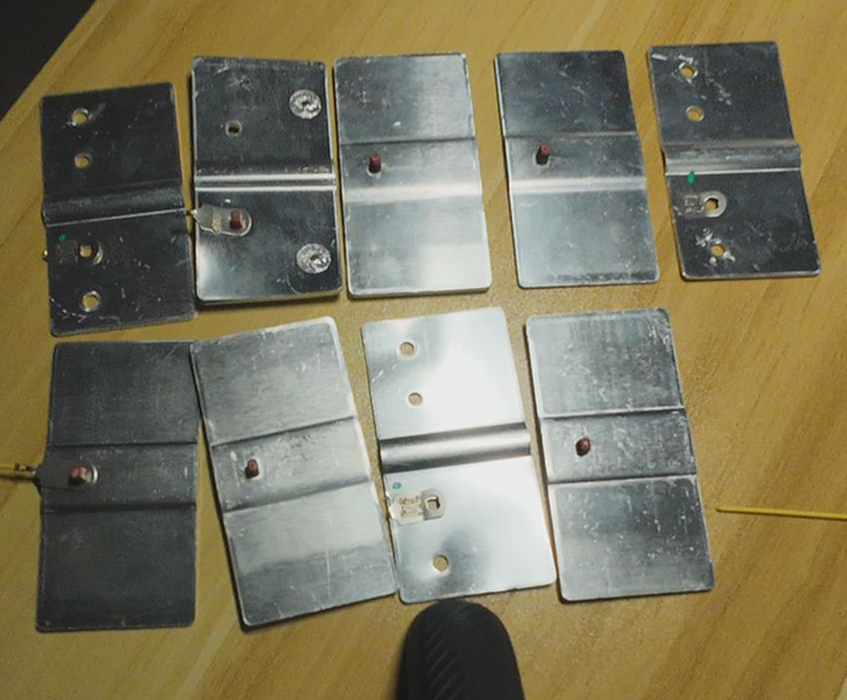
#> input picture courses/industrial-vision-lab/data/authorized_onsite/osmo_20261117T212335Z/workpieces.png, 847 x 700 px, found by its file name
$ jupyter execute --allow-errors 03_morphology_contours.ipynb
#> lines starting #> are read from the running program, lines starting #| are printed output that depends on the picture
### course_utils.py
"""课程公共工具；算法步骤保留在各 Notebook 中。"""
from pathlib import Path
import os
import random
import numpy as np
import matplotlib.pyplot as plt
from matplotlib import font_manager

ROOT = Path(__file__).resolve().parent


def configure_plot_fonts():
    available = {f.name for f in font_manager.fontManager.ttflist}
    for font in ['Microsoft YaHei', 'SimHei', 'Noto Sans CJK SC', 'Noto Sans CJK HK',
                 'Noto Sans CJK JP', 'Noto Sans CJK TC', 'WenQuanYi Zen Hei']:
        if font in available:
            plt.rcParams['font.family'] = 'sans-serif'
            plt.rcParams['font.sans-serif'] = [font]
            return
    for font_path in [
        Path('/usr/share/fonts/opentype/noto/NotoSansCJK-Regular.ttc'),
        Path('/usr/share/fonts/truetype/noto/NotoSansCJK-Regular.ttc'),
        Path('/usr/share/fonts/truetype/wqy/wqy-zenhei.ttc'),
    ]:
        if font_path.is_file():
            font_manager.fontManager.addfont(str(font_path))
            font = font_manager.FontProperties(fname=str(font_path)).get_name()
            plt.rcParams['font.family'] = 'sans-serif'
            plt.rcParams['font.sans-serif'] = [font, 'DejaVu Sans']
            return
    plt.rcParams['font.family'] = 'sans-serif'
    plt.rcParams['font.sans-serif'] = ['DejaVu Sans']


configure_plot_fonts()


def setup(seed=42):
#> called with seed = 42
    random.seed(seed)
    np.random.seed(seed)
    import torch
    torch.manual_seed(seed)
#> (this line was passed over: torch is not available in this run)
    if torch.cuda.is_available():
        torch.cuda.manual_seed_all(seed)
    torch.set_num_threads(min(4, os.cpu_count() or 1))
    configure_plot_fonts()
    plt.rcParams['axes.unicode_minus'] = False
    plt.rcParams['figure.dpi'] = 105
    (ROOT / 'outputs').mkdir(exist_ok=True)
    return ROOT


# [17 lines left out: function device, not called in this run]


def show_images(images, titles=None, cmap=None):
    if isinstance(images, dict):
        titles, images = list(images), list(images.values())
    fig, axes = plt.subplots(1, len(images), figsize=(4 * len(images), 3.5), squeeze=False)
    for i, (ax, im) in enumerate(zip(axes.flat, images)):
        ax.imshow(im, cmap=cmap or ('gray' if np.asarray(im).ndim == 2 else None))
        ax.set_title(titles[i] if titles else f'图 {i+1}')
        ax.axis('off')
    fig.tight_layout()
    return fig


def save_figure(name):
    name = Path(name).name
    if not name.endswith('.png'):
        name += '.png'
    path = ROOT / 'outputs' / name
    path.parent.mkdir(exist_ok=True)
    plt.gcf().savefig(path, dpi=140, bbox_inches='tight', facecolor='white')
    plt.show()
    plt.close()
    return path

### notebooks/03_morphology_contours.ipynb
# 03 二值化、形态学、轮廓与局部特征
输入一张自制零件图，逐步得到二值掩膜、清理结果、轮廓和测量值。再用真实照片演示 ORB 特征匹配。
所有尺寸先用像素表示，没有标定不能写成毫米。

[cell 1]
from pathlib import Path
import sys
root = next((p for p in [Path.cwd(), *Path.cwd().parents] if (p / "course_utils.py").exists()), None)
if root is None:
    raise RuntimeError("请在完整的 cv-beginner-course 项目里打开 Notebook")
if str(root) not in sys.path: sys.path.insert(0, str(root))
from course_utils import setup, device, show_images, save_figure, ROOT
#> (the rest of this cell did not finish here and is left out)

## 原始输入：水果与汇流排实拍

[cell 2]
from pathlib import Path
import cv2, matplotlib.pyplot as plt
from matplotlib.patches import Rectangle
ROOT = next(p for p in [Path.cwd(), *Path.cwd().parents] if (p / "courses/industrial-vision-lab").exists())
img_path = ROOT / "courses/industrial-vision-lab/data/authorized_onsite/osmo_20261117T212335Z/workpieces.png"
busbar_frame = cv2.cvtColor(cv2.imread(str(img_path)), cv2.COLOR_BGR2RGB)
assert busbar_frame is not None, img_path
fruit_path = ROOT / "assets/photos/fruits.jpg"
fruit = cv2.cvtColor(cv2.imread(str(fruit_path)), cv2.COLOR_BGR2RGB)
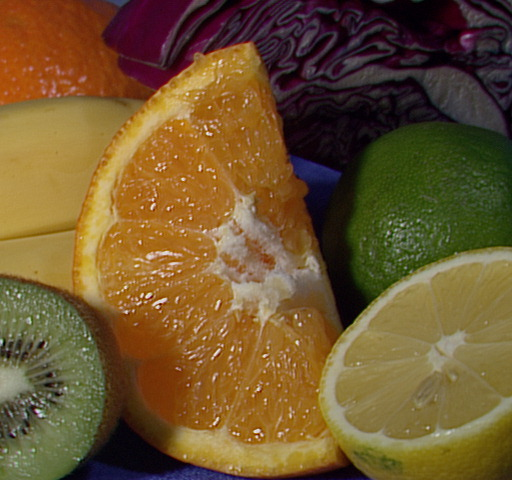
#> input picture assets/photos/fruits.jpg, 512 x 480 px, found by its file name
fig, axs = plt.subplots(1, 2, figsize=(13, 6)); axs[0].imshow(fruit); axs[0].set_title("水果原图：后续 ORB 特征"); axs[0].axis("off"); axs[1].imshow(busbar_frame); axs[1].set_title("汇流排场景原图：仅作真实场景观察"); axs[1].axis("off"); plt.show()
#> after `fig, axs = plt.subplots(1, 2, figsize=(13, 6))`:
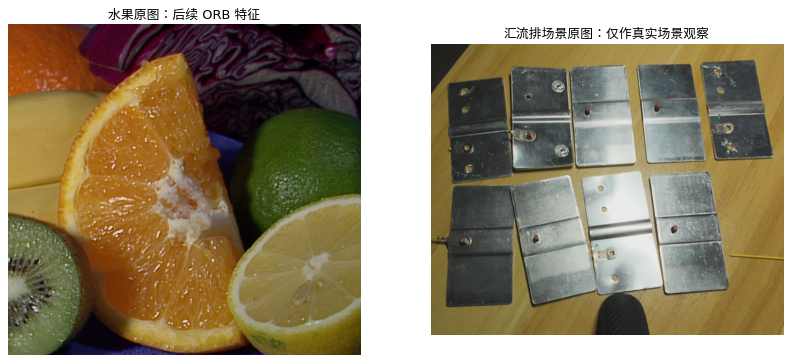
#> figure drawn by matplotlib, 2 panels

## 1 构造可追溯的零件图与矩阵
白色是前景；结构元素的形状决定邻域。腐蚀收缩前景，膨胀扩展前景。

#> (a cell that did not finish here is left out)

## 2 形态学处理
开运算=先腐蚀后膨胀，常用于去小白点；闭运算=先膨胀后腐蚀，常用于补小黑洞。
能否去掉/补上取决于结构元素大小，并非对所有噪点和孔洞都有效。

[cell 4]
k=cv2.getStructuringElement(cv2.MORPH_ELLIPSE,(5,5)); print("结构元素:\n",k)
#> (the rest of this cell did not finish here and is left out)

## 3 轮廓与测量输出
轮廓围成的几何面积与白像素个数并不严格相同。下面同时打印外接框、轮廓面积与周长。

#> (a cell that did not finish here is left out)

## 4 阈值：固定与自适应
阈值分割按亮度决定前景，不是学习了语义类别；第08课再学习神经网络分割。

#> (a cell that did not finish here is left out)

## 5 真实照片的局部特征与匹配
ORB 检测关键点并计算二值描述子；Hamming 距离衡量不同位的个数。此例对同一图片做已知旋转，不代表跨场景一定匹配成功。

[cell 7]
photo=cv2.imread(str(ROOT/"assets/photos/fruits.jpg")); assert photo is not None
#> further down, photo is the input picture: shape (480, 512, 3); mean B, G, R 46.2, 85.6, 110.8
photo=cv2.resize(photo,(256,256)); transform=cv2.getRotationMatrix2D((128,128),15,0.9)
#> after `photo = cv2.resize(photo, (256, 256))`:
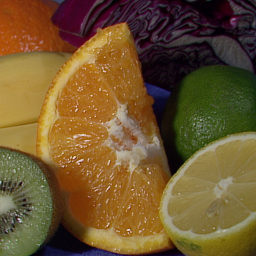
#> photo: shape (256, 256, 3); mean B, G, R 46.1, 85.5, 110.7
warped=cv2.warpAffine(photo,transform,(256,256))
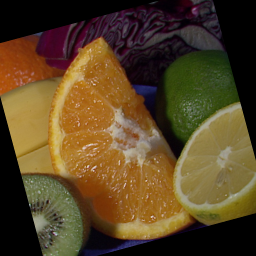
#> warped: shape (256, 256, 3); mean B, G, R 36.7, 67.9, 87.8
orb=cv2.ORB_create(nfeatures=350); p1,d1=orb.detectAndCompute(photo,None); p2,d2=orb.detectAndCompute(warped,None)
#> after `p1, d1 = orb.detectAndCompute(photo, None)`: p1 = 310 keypoints; strongest (x, y, size): (80, 162, 31), (73, 157, 31), (78, 163, 31), (71, 156, 31)
#> after `p2, d2 = orb.detectAndCompute(warped, None)`: p2 = 300 keypoints; strongest (x, y, size): (93, 170, 31), (33, 212, 31), (177, 152, 77.1), (176, 154, 53.6)
assert d1 is not None and d2 is not None
matches=sorted(cv2.BFMatcher(cv2.NORM_HAMMING,crossCheck=True).match(d1,d2),key=lambda m:m.distance)[:25]
#> matches = 25 matches
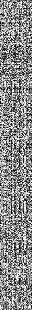
#> d1: shape (310, 32); min 0, max 255, mean 137.4
print("描述子形状:",d1.shape,"前2行8列:\n",d1[:2,:8])
#| 描述子形状: (310, 32) 前2行8列:
#|  [[ 69 232 188  64 108  61  89 154]
#|  [ 11 190 146 185 253 165 184  87]]
matched=cv2.drawMatches(photo,p1,warped,p2,matches,None,flags=cv2.DrawMatchesFlags_NOT_DRAW_SINGLE_POINTS)
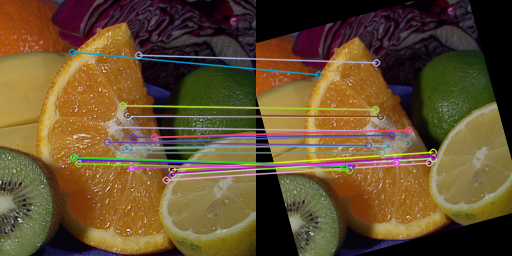
#> matched: shape (256, 512, 3); mean B, G, R 46.8, 78.8, 100.4
show_images([cv2.cvtColor(matched,cv2.COLOR_BGR2RGB)],["输入照片 → 旋转输出 → ORB匹配"]); save_figure("03_orb_matches")
#> the loop in show_images, `for i, (ax, im) in enumerate(zip(axes.flat, images)):` made 1 pass
